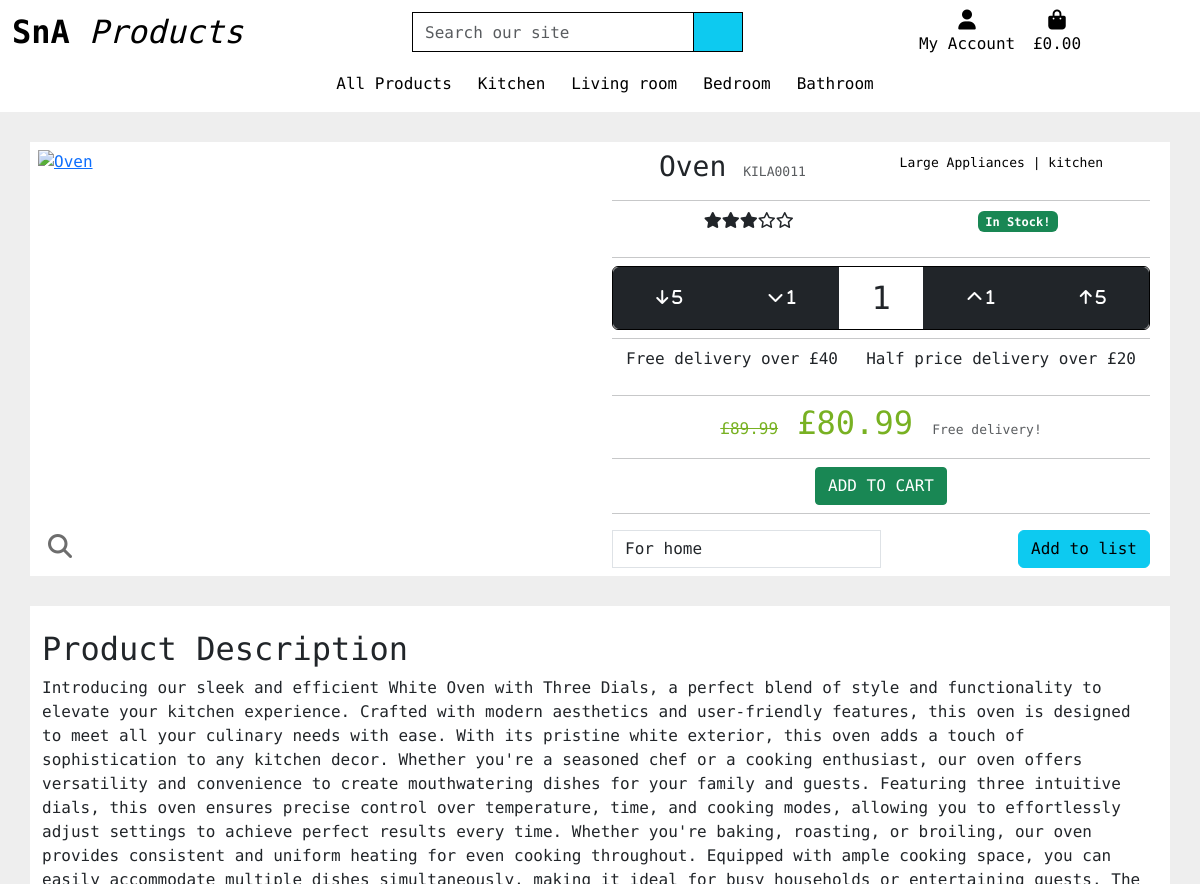
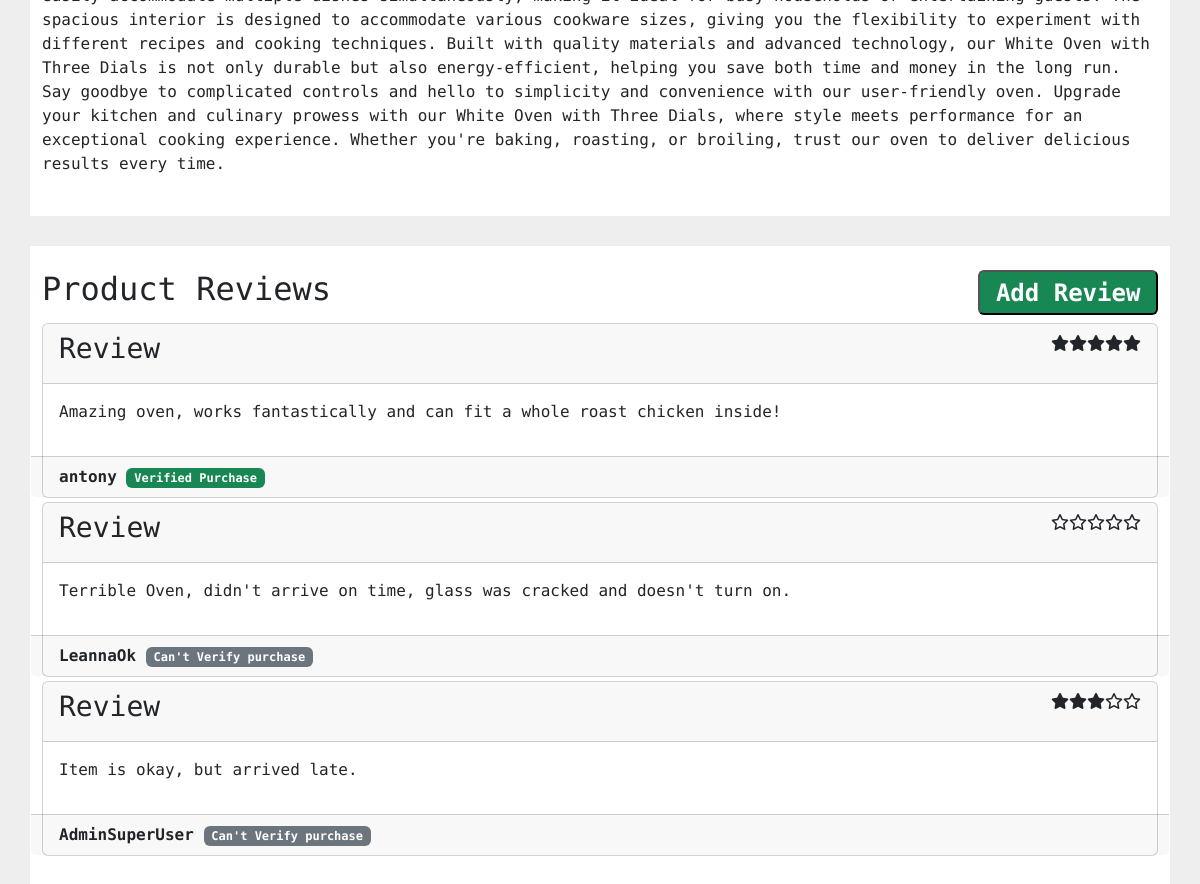
The page /products/1/ on the database its author committed (2 pictures, top to bottom).
### products/models.py (models this page shows, shortened)
class Product(models.Model):
    category = models.ForeignKey('Category', limit_choices_to={'type': 1},  null=True, blank=True,
                                 on_delete=models.SET_NULL, default=18)
    sku = models.CharField(max_length=254, unique=True, editable=False)
    name = models.CharField(max_length=254)
    description = models.TextField()
    price = models.DecimalField(max_digits=6, decimal_places=2)
    rating = models.DecimalField(max_digits=6, decimal_places=2, null=True, blank=True)
    image = CloudinaryField('image', default='placeholder')
    has_sizes = models.BooleanField(null=True, blank=True, default=False)
    discounted_price = models.DecimalField(max_digits=6, decimal_places=2, null=True, blank=True)
    def parent(self):
        if self.category:
            return self.category.parent
    def get_category_name(self):
        if self.category is not None:
            return self.category.display_name
        else:
            return "No Category"

class Category(models.Model):
    class Meta:
        verbose_name_plural = 'Categories'
    parent = models.ForeignKey('self', related_name='children', on_delete=models.CASCADE, blank=True, null=True)
    name = models.CharField(max_length=254)
    display_name = models.CharField(max_length=254, null=True, blank=True)
    type = models.IntegerField(choices=CATEGORY_TYPE, editable=False)
    def __str__(self):
        return self.name

class Review(models.Model):
    product = models.ForeignKey(Product, on_delete=models.CASCADE,
                                related_name="Reviews", blank=True, null=True)
    title = models.CharField(max_length=50, default="Review")
    author = models.ForeignKey(
        User, on_delete=models.CASCADE, related_name="Reviews", default=0)
    rating = models.IntegerField(default=1, validators=[
            MaxValueValidator(5),
            MinValueValidator(1)
        ])
    review = models.TextField(blank=True, null=True)
    verified = models.BooleanField(default=False)

### products/views.py (the view)
# urls.py: path('<int:product_id>/', views.product_detail, name='product_detail'),
def product_detail(request, product_id):
    products = get_object_or_404(Product, pk=product_id)
    lists = SavedProductsList.objects.all()
    reviews = Review.objects.filter(product=products)
    review_form = ProductReviewForm
    products.stock_available = any(stock.quantity_available > 0 for stock in products.Stock.all())
    context = {
        'product': products,
        'lists': lists,
        'reviews': reviews,
        'form': review_form,
    }
    return render(request, 'products/product_detail.html', context)

### products/templates/products/product_detail.html (shortened to what this page needs)
{% extends "base.html" %}
{% load static %}
{% load crispy_forms_filters %}
{% block nav-includes %}
{% include 'includes/site-nav.html' %}
{% endblock %}
{% block content %}
    <div class="container-md floating_container product_detail_container">
        <div class="row product-container p-2">
            <div class="col-12 col-md-6 container product-img-container" id="product-img-container">
                {% if product.image %}
                <a href="{{ product.image.url}}" target="_blank">
                    <img class="product-img mx-auto" width="100%" src="{{ product.image.url}}" alt="{{ product.name }}">
                </a>
                {% else %}
                <a href="{{ product.image.url}}" target="_blank">
                    <img class="product-img mx-auto" width="auto" src="{{ MEDIA_URL }}noimage.png" alt="{{ product.name }}">
                </a>
                {% endif %}
                <i class="fa-solid fa-magnifying-glass zoom-overlay"></i>
            </div>
            <div class="col-12 col-lg-6 text-center">
                <div class="d-flex justify-content-around">
                    <h3>{{product.name}} <small class="text-muted">{{product.sku}}</small></h3>
                    <p class="card-text"><a href="{% url 'products' %}?category={{product.category}}" class="no-link-decoration"><small class="no-link-decoration">{{product.get_category_name }}</a> | <a href="{% url 'products' %}?category={{product.parent}}" class="no-link-decoration">{{product.parent}}</a></small></p>
                </div>
                <hr>
                <div class="d-flex justify-content-around">
                    {% if product.rating >= 4.75 %}
                        <p><i class="fa-solid fa-star"></i><i class="fa-solid fa-star"></i><i class="fa-solid fa-star"></i><i class="fa-solid fa-star"></i><i class="fa-solid fa-star"></i></p>
                    {% elif product.rating >= 4.25 %}
                        <p><i class="fa-solid fa-star"></i><i class="fa-solid fa-star"></i><i class="fa-solid fa-star"></i><i class="fa-solid fa-star"></i><i class="fa-solid fa-star-half"></i></p> {% comment %} 4.5 stars {% endcomment %}
                    {% elif product.rating >= 3.75 %}
                        <p><i class="fa-solid fa-star"></i><i class="fa-solid fa-star"></i><i class="fa-solid fa-star"></i><i class="fa-solid fa-star"></i><i class="fa-regular fa-star"></i></p> {% comment %} 4 stars {% endcomment %}
                    {% elif product.rating >= 3.25 %}
                        <p><i class="fa-solid fa-star"></i><i class="fa-solid fa-star"></i><i class="fa-solid fa-star"></i><i class="fa-solid fa-star-half"></i><i class="fa-regular fa-star"></i></p> {% comment %} 3.5 stars {% endcomment %}
                    {% elif product.rating >= 2.75 %}
                        <p><i class="fa-solid fa-star"></i><i class="fa-solid fa-star"></i><i class="fa-solid fa-star"></i><i class="fa-regular fa-star"></i><i class="fa-regular fa-star"></i></p> {% comment %} 3 starts {% endcomment %}
                    {% elif product.rating >= 2.25 %}
                        <p><i class="fa-solid fa-star"></i><i class="fa-solid fa-star"></i><i class="fa-solid fa-star-half"></i><i class="fa-regular fa-star"></i><i class="fa-regular fa-star"></i></p> {% comment %} 2.5 stars {% endcomment %}
                    {% elif product.rating >= 1.75 %}
                        <p><i class="fa-solid fa-star"></i><i class="fa-solid fa-star"></i><i class="fa-regular fa-star"></i><i class="fa-regular fa-star"></i><i class="fa-regular fa-star"></i></p> {% comment %} 2 stars {% endcomment %}
                    {% elif product.rating >= 1.25 %}
                        <p><i class="fa-regular fa-star"></i><i class="fa-solid fa-star-half"></i><i class="fa-regular fa-star"></i><i class="fa-regular fa-star"></i><i class="fa-regular fa-star"></i></p> {% comment %} 1.5 stars {% endcomment %}
                    {% elif product.rating >= 0.75 %}
                        <p><i class="fa-regular fa-star"></i><i class="fa-regular fa-star"></i><i class="fa-regular fa-star"></i><i class="fa-regular fa-star"></i><i class="fa-regular fa-star"></i></p> {% comment %} 1 star {% endcomment %}
                    {% elif product.rating >= 0.25 %}
                        <p><i class="fa-solid fa-star-half"></i><i class="fa-regular fa-star"></i><i class="fa-regular fa-star"></i><i class="fa-regular fa-star"></i><i class="fa-regular fa-star"></i></p> {% comment %} 0.5 stars {% endcomment %}
                    {% else %}
                        <p class="card-text"><small class="text-muted">No rating yet.</small></p>
                    {% endif %}
                    <p class="card-text">
                        {% if product.stock_available %}
                            <span class="badge bg-success">In Stock!</span>
                        {% else %}
                            <span class="badge bg-secondary">Not in stock.</span>
                        {% endif %}
                    </p>
                </div>
                <hr>
                <form class="form" action="{% url 'add_to_cart' product.id %}" method="POST">
                    <div class="btn-group input-group qty-group" role="group" aria-label="Button group to increment, or decrement the selected quantity.">
                        <button class="btn btn-dark qty-change" data-change="decrement"> <i class="fa-solid fa-arrow-down"> 5</i></button>
                        <button class="btn btn-dark qty-change" data-change="decrement"> <i class="fa-solid fa-chevron-down"> 1</i></button>
                        <input id="{{product.id}}_qty" class="form-control btn qty-input" type="number" name="quantity" value="1" min="1" max="99" data-product_id="{{ product.id }}">
                        <button class="btn btn-dark qty-change" data-change="increment"> <i class="fa-solid fa-chevron-up"> 1</i> </button>
                        <button class="btn btn-dark qty-change" data-change="increment"> <i class="fa-solid fa-arrow-up"> 5</i> </button>
                    </div>
                    <hr>
                    <div class="d-flex justify-content-around">
                        <p> Free delivery over £<span id="min_free_delivery">{{min_free_delivery}}</span> </p>
                        <p> Half price delivery over £<span id="min_half_delivery">{{ min_half_delivery }}</span> </p>
                    </div>
                    <hr>
                    <div class="d-flex justify-content-around">
                        <h4 class="price">{% if product.discounted_price > 0 %}<span id="product_price"><del class="fs-6">£{{product.price}}</del> £{{ product.discounted_price }}{% else %}£{{product.price}}{% endif %}</span>
                            {% if product.price > min_free_delivery %}
                                <small class="delivery text-muted">Free delivery!</small>
                            {% elif product.price > min_half_delivery %}
                                <small class="delivery text-muted">+£<span id="product-delivery">{{product.delivery}}</span> Half price delivery!</small>
                            {% else %}
                                <small class="delivery text-muted">+£<span id="product-delivery">{{product.delivery}}</span></small>
                            {% endif %}
                            </h4>
                    </div>
                    <hr>
                    <div class="d-flex justify-content-around">
                        <input type="submit" class="btn btn-success rounded-1 text-uppercase" value="Add to Cart">
                    </div>
                </form>
            <hr class="p-1">
                <div>
                    <form class="form d-flex justify-content-between" action="{% url 'add_to_list' product.id %}" method="POST">
                        <select class="form-control rounded-0 w-50 d-inline" name="list_selector" id='{{ list.id }}'>
                            {% for list in lists %}
                            <option value="{{ list.id }}" >{{ list.name }}</option>
                            {%  endfor %}
                        </select>
                        <button type="submit" class="btn btn-info">Add to list</button>
                    </form>
                </div>
            </div>
        </div>
    </div>
    <div class="container-md floating_container product_description_container">
        <div class="row">
            <div class="col-12 p-4">
                <h2> Product Description </h2>
                <p>{{product.description}}</p>
            </div>
        </div>
    </div>
    <div class="container-md floating_container product_description_container">
        <div class="row">
            <div class="col-12 p-4">
                <div class="accordion-item">
                    <div class="accordion-header row">
                        <h2 class="col-6"> Product Reviews </h2>
                        <h2 class="col-6 d-grid"><button class="badge bg-success justify-self-end" type="button" data-bs-toggle="collapse" data-bs-target="#collapseOne" aria-expanded="true" aria-controls="collapseOne">Add Review</button></h2>
                    </div>
                </div>
                {% for review in reviews %}
                <div class="card mb-1">
                    <div class="card-header d-flex justify-content-between">
                        <h3>{{ review.title }}</h3>
                        {% if review.rating >= 4.75 %}
                            <p><i class="fa-solid fa-star"></i><i class="fa-solid fa-star"></i><i class="fa-solid fa-star"></i><i class="fa-solid fa-star"></i><i class="fa-solid fa-star"></i></p>
                        {% elif review.rating >= 4.25 %}
                            <p><i class="fa-solid fa-star"></i><i class="fa-solid fa-star"></i><i class="fa-solid fa-star"></i><i class="fa-solid fa-star"></i><i class="fa-solid fa-star-half"></i></p> {% comment %} 4.5 stars {% endcomment %}
                        {% elif review.rating >= 3.75 %}
                            <p><i class="fa-solid fa-star"></i><i class="fa-solid fa-star"></i><i class="fa-solid fa-star"></i><i class="fa-solid fa-star"></i><i class="fa-regular fa-star"></i></p> {% comment %} 4 stars {% endcomment %}
                        {% elif review.rating >= 3.25 %}
                            <p><i class="fa-solid fa-star"></i><i class="fa-solid fa-star"></i><i class="fa-solid fa-star"></i><i class="fa-solid fa-star-half"></i><i class="fa-regular fa-star"></i></p> {% comment %} 3.5 stars {% endcomment %}
                        {% elif review.rating >= 2.75 %}
                            <p><i class="fa-solid fa-star"></i><i class="fa-solid fa-star"></i><i class="fa-solid fa-star"></i><i class="fa-regular fa-star"></i><i class="fa-regular fa-star"></i></p> {% comment %} 3 starts {% endcomment %}
                        {% elif review.rating >= 2.25 %}
                            <p><i class="fa-solid fa-star"></i><i class="fa-solid fa-star"></i><i class="fa-solid fa-star-half"></i><i class="fa-regular fa-star"></i><i class="fa-regular fa-star"></i></p> {% comment %} 2.5 stars {% endcomment %}
                        {% elif review.rating >= 1.75 %}
                            <p><i class="fa-solid fa-star"></i><i class="fa-solid fa-star"></i><i class="fa-regular fa-star"></i><i class="fa-regular fa-star"></i><i class="fa-regular fa-star"></i></p> {% comment %} 2 stars {% endcomment %}
                        {% elif review.rating >= 1.25 %}
                            <p><i class="fa-regular fa-star"></i><i class="fa-solid fa-star-half"></i><i class="fa-regular fa-star"></i><i class="fa-regular fa-star"></i><i class="fa-regular fa-star"></i></p> {% comment %} 1.5 stars {% endcomment %}
                        {% elif review.rating >= 0.75 %}
                            <p><i class="fa-regular fa-star"></i><i class="fa-regular fa-star"></i><i class="fa-regular fa-star"></i><i class="fa-regular fa-star"></i><i class="fa-regular fa-star"></i></p> {% comment %} 1 star {% endcomment %}
                        {% elif review.rating >= 0.25 %}
                            <p><i class="fa-solid fa-star-half"></i><i class="fa-regular fa-star"></i><i class="fa-regular fa-star"></i><i class="fa-regular fa-star"></i><i class="fa-regular fa-star"></i></p> {% comment %} 0.5 stars {% endcomment %}
                        {% else %}
                            <p class="card-text"><small class="text-muted">No rating yet.</small></p>
                        {% endif %}
                    </div>
                    <div class="card-body">
                        <p>{{ review.review }}</p>
                    </div>
                    <div class="card-footer row">
                        <div class="col-6">
                           <strong>{{ review.author }}</strong>
                            {% if review.verified %}
                                <span class="badge bg-success">Verified Purchase</span>
                            {%  else %}
                                <span class="badge bg-secondary">Can't Verify purchase</span>
                            {%  endif %}
                        </div>
                    </div>
                </div>
                {% endfor %}
            </div>
        </div>
    </div>
{% endblock content %}

### rows shown on the page
Product: name "Oven", sku "KILA0011", get_category_name "Large Appliances", parent "kitchen", quantity "1", price "89.99", discounted_price "80.99", description "Introducing our sleek and efficient White Oven with Three Dials, a perfect blend of style and functionality to elevate your kitchen experience. Crafted with modern aesthetics and user-friendly features, this oven is designed to meet all your culinary needs with ease. With its pristine white exterior, this oven adds a touch of sophistication to any kitchen decor. Whether you're a seasoned chef or a cooking enthusiast, our oven offers versatility and convenience to create mouthwatering dishes for your family and guests. Featuring three intuitive dials, this oven ensures precise control over temperature, time, and cooking modes, allowing you to effortlessly adjust settings to achieve perfect…"
Review: title "Review", review "Amazing oven, works fantastically and can fit a whole roast chicken inside!", author "antony", verified "Verified Purchase"
Review: title "Review", review "Terrible Oven, didn't arrive on time, glass was cracked and doesn't turn on.", author "LeannaOk", verified "Can't Verify purchase"
Review: title "Review", review "Item is okay, but arrived late.", author "AdminSuperUser", verified "Can't Verify purchase"

### other values the page prints
{{ min_free_delivery }} "40"
{{ min_half_delivery }} "20"
form field list_selector "For home"
